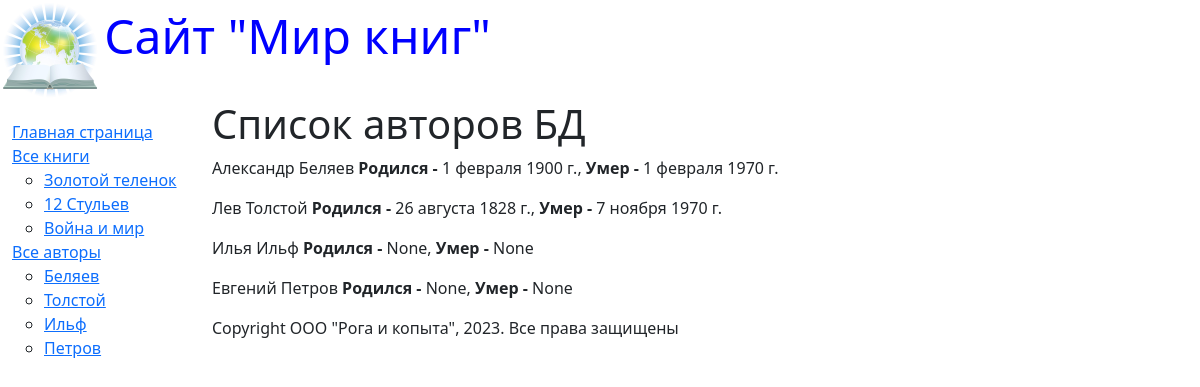
Screenshot of /authors/ with the database file from the repository.
### catalog/models.py (models this page shows, shortened)
class Book(models.Model):
    title = models.CharField(max_length=200,
                             help_text="Введите название книги",
                             verbose_name="Название книги")
    genre = models.ForeignKey("Genre", on_delete=models.CASCADE,
                              help_text="Выберите Жанр книги",
                              verbose_name="Жанр книги", null=True)
    language = models.ForeignKey("Language", on_delete=models.CASCADE,
                                 help_text="Выберите язык книги",
                                 verbose_name = "Язык книги", null=True)
    author = models.ManyToManyField("Author",
                                    help_text="Выберите автора книги",
                                    verbose_name= "Автор книги")
    summary = models.TextField(max_length=1000,
                               help_text="Введите краткое описание книги",
                               verbose_name="Аннотация книги")
    isbn = models.CharField(max_length=13,
                            help_text="Не более 13 символов",
                            verbose_name= "ISBN книги")
    def display_author(self):
        return ', '.join([author.last_name for author in
                          self.author.all()])
    display_author.short_description = "Авторы"
    def get_absolute_url(self):
        return reverse("book_detail", args=[str(self.id)])

class Author(models.Model):
    first_name = models.CharField(max_length=100,
                                  help_text="Введите имя автора",
                                  verbose_name="Имя автора")
    last_name= models.CharField(max_length=100,
                                help_text="Введите фамилию автора",
                                verbose_name="Фамилия автора")
    date_of_birth = models.DateField(help_text="Введите дату рождения",
                                     verbose_name="Дата рождения",
                                     null=True, blank=True)
    date_of_death = models.DateField(help_text="Введите дату смерти",
                                     verbose_name="Дата смерти",
                                     null=True, blank=True)

### catalog/views.py (the view)
# urls.py: re_path(r'^authors/$', views.AuthorListView.as_view(),
class AuthorListView(generic.ListView):
    model = Author

### catalog/templatetags/menu_tags.py (called while the page is built)
@register.simple_tag
def show_book():
    book = Book.objects.all()
    return book

@register.simple_tag
def show_authors():
    authors = Author.objects.all()
    return authors

### catalog/templates/catalog/author_list.html
{% extends 'base_generic.html' %}
{% block content %}
    <h1> Список авторов  БД</h1>
    {% if author_list %}
        {% for author in author_list.all %}
        <p> {{ author.first_name }} {{ author.last_name }}
        <strong>Родился - </strong> {{ author.date_of_birth }},
        <strong>Умер - </strong>{{ author.date_of_death }}</p>
        {% endfor %}
    {% else %}
        <p> В базе данных нет авторов</p>
     {% endif %}
{% endblock %}

### catalog/templates/base_generic.html (shortened to what this page needs)
{% load menu_tags %}
<!DOCTYPE html>
<html lang="en">
<head>
    <link rel="stylesheet" href="https://cdn.jsdelivr.net/npm/bootstrap@5.2.3/dist/css/bootstrap.min.css">
    {% load static %}
    <link rel="stylesheet" href="{% static 'css/styles.css' %}">
    {% block head %}
        <img src="{%static 'images/logotip.jpg' %}"
        style="width: 100px; height:100px;" align="absmiddle">
        <font size=7, color="blue"> Сайт "Мир книг" </font>
    {% endblock %}
</head>
<body>
    <div class="container-fluid">
        <div class="row">
            <div class="col-sm-2">
                {% block sidebar %}
                    <ul class="sidebar-nav">
                        <li><a href="{% url 'index' %}">Главная страница </a></li>
                        <li><a href="{% url 'books' %}">Все книги </a></li>
                            <ul>
                                {% show_book as book %}
                                {% for book in book %}
                                    <li><a href="{{ book.get_absolute_url }}">{{ book.title }} </a></li>
                                {% endfor %}
                            </ul>
                        <li><a href="{% url 'authors' %}"> Все авторы</a></li>
                            <ul>
                                {% show_authors as author %}
                                {% for author in author %}
                                    <li><a href="author_detail">{{ author.last_name }} </a></li>
                                {% endfor %}
                            </ul>
                    </ul>
                {% endblock %}
                </div>
        <div class="col-sm-10 ">
        {% block content %}
        {% endblock %}
        {% block footer %}
            {% block copyright %}
            <p> Copyright ООО "Рога и копыта", 2023. Все права защищены</p>
            {% endblock %}
        {% endblock %}
        </div>
        </div>
        </div>
        </body>
</html>

### catalog/static/styles.css (style rules this page uses)
.sidebar-nav { margin-top: 20px; padding: 0; list-style: none; }

### rows the page displays
Book: title "Золотой теленок"
Book: title "12 Стульев"
Book: title "Война и мир"
Author: last_name "Беляев", first_name "Александр", date_of_birth "1 февраля 1900 г.", date_of_death "1 февраля 1970 г."
Author: last_name "Толстой", first_name "Лев", date_of_birth "26 августа 1828 г.", date_of_death "7 ноября 1970 г."
Author: last_name "Ильф", first_name "Илья", date_of_birth "None", date_of_death "None"
Author: last_name "Петров", first_name "Евгений", date_of_birth "None", date_of_death "None"
